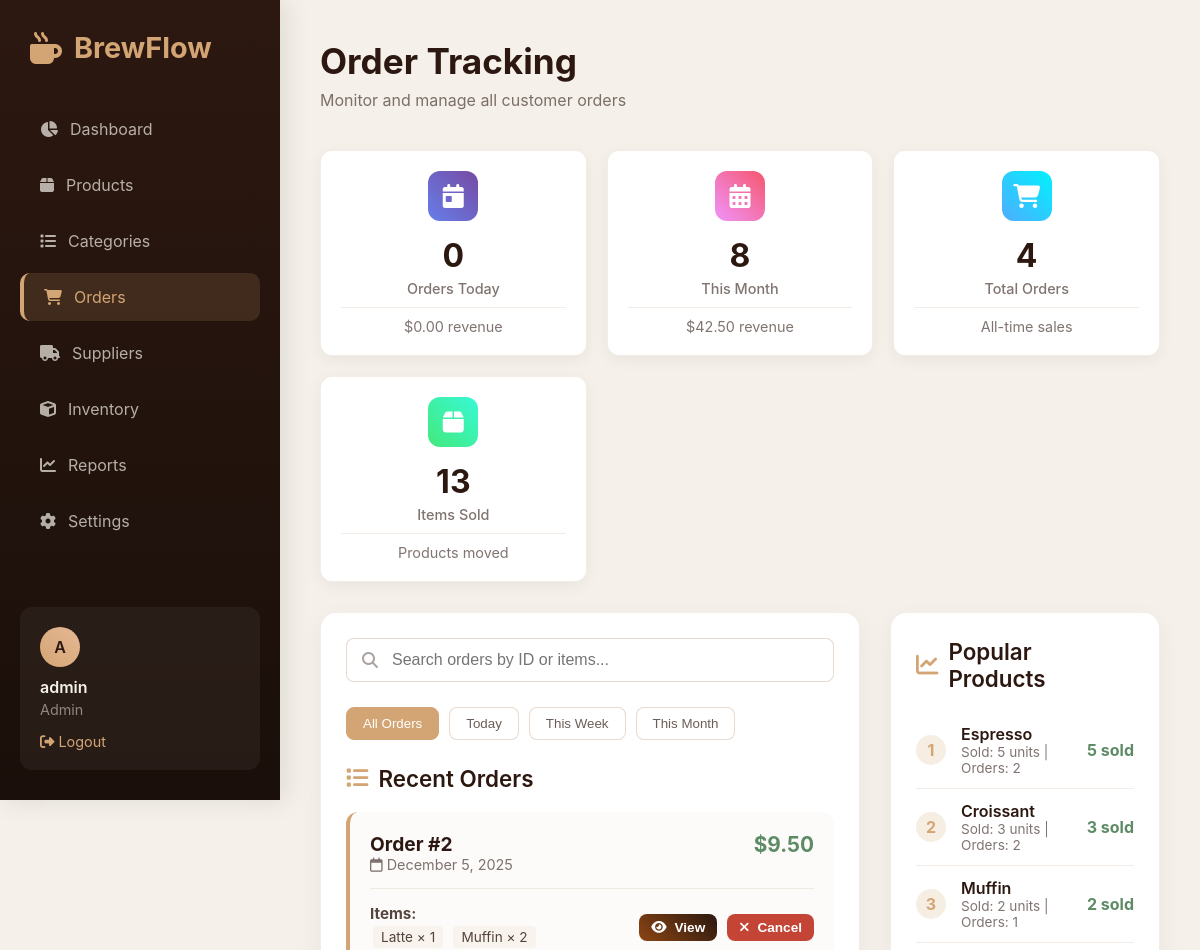
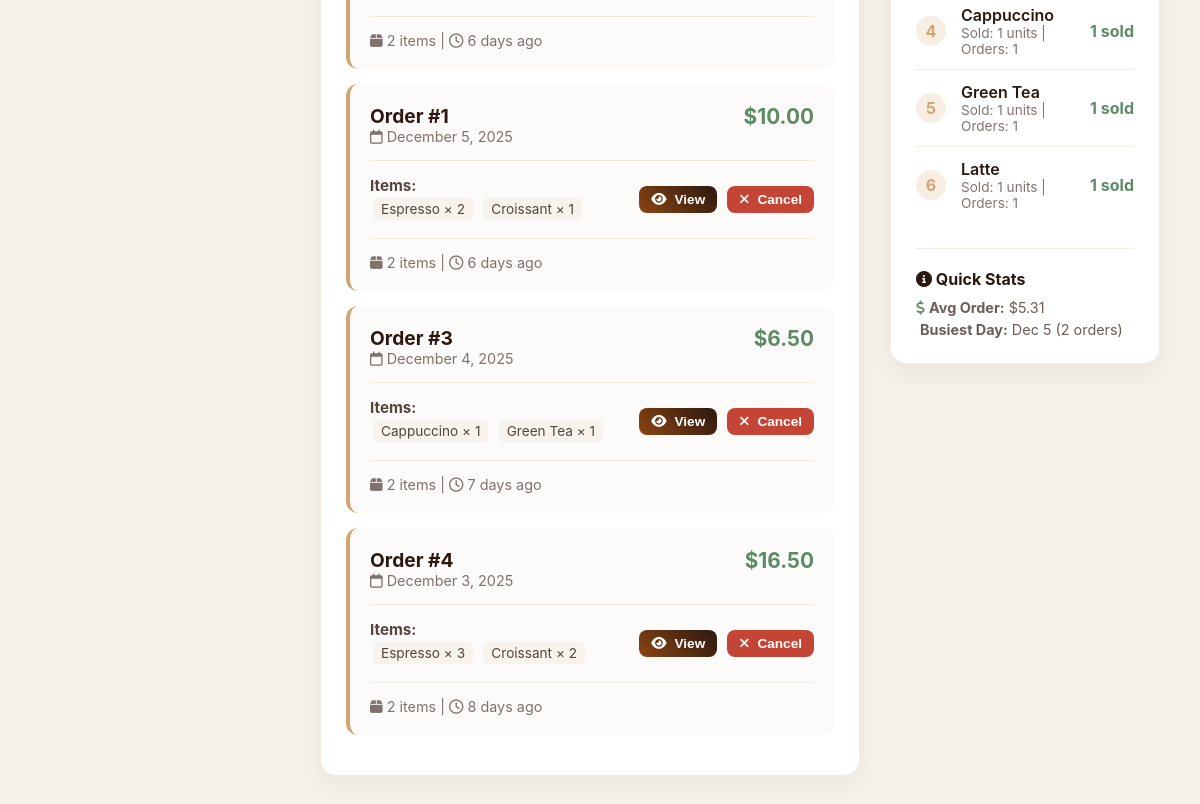
Screenshot of /orders.php (signed in) with the database file from the repository (2 pictures, top to bottom).
### tables this page shows
CREATE TABLE `Order` (
  `orderID` int(11) NOT NULL,
  `orderDate` date DEFAULT NULL,
  `customerID` int(11) DEFAULT NULL,
  `employeeID` int(11) DEFAULT NULL
);

CREATE TABLE `OrderItem` (
  `orderItemID` int(11) NOT NULL,
  `orderID` int(11) DEFAULT NULL,
  `productID` int(11) DEFAULT NULL,
  `quantity` int(11) DEFAULT NULL
);

CREATE TABLE `Product` (
  `productID` int(11) NOT NULL,
  `name` varchar(100) DEFAULT NULL,
  `description` text DEFAULT NULL,
  `price` decimal(10,2) DEFAULT NULL,
  `categoryID` int(11) DEFAULT NULL,
  `supplierID` int(11) DEFAULT NULL,
  `is_deleted` tinyint(1) DEFAULT 0,
  `is_active` tinyint(1) DEFAULT 1
);

### orders.php (the view, shortened to what this page needs)
<?php
include 'db.php';
$orders = $conn->query("
    SELECT
        o.orderID,
        o.orderDate,
        COUNT(oi.orderItemID) as item_count,
        SUM(p.price * oi.quantity) as total_amount,
        GROUP_CONCAT(CONCAT(p.name, ' (x', oi.quantity, ')') SEPARATOR ', ') as items_list
    FROM `Order` o
    LEFT JOIN OrderItem oi ON o.orderID = oi.orderID
    LEFT JOIN Product p ON oi.productID = p.productID
    GROUP BY o.orderID
    ORDER BY o.orderDate DESC, o.orderID DESC
");
$today = date('Y-m-d');
$todayOrders = $conn->query("
    SELECT COUNT(*) as count, SUM(p.price * oi.quantity) as total
    FROM `Order` o
    LEFT JOIN OrderItem oi ON o.orderID = oi.orderID
    LEFT JOIN Product p ON oi.productID = p.productID
    WHERE o.orderDate = '$today'
")->fetch_assoc();
$monthStart = date('Y-m-01');
$monthOrders = $conn->query("
    SELECT COUNT(*) as count, SUM(p.price * oi.quantity) as total
    FROM `Order` o
    LEFT JOIN OrderItem oi ON o.orderID = oi.orderID
    LEFT JOIN Product p ON oi.productID = p.productID
    WHERE o.orderDate >= '$monthStart'
")->fetch_assoc();
$popularProducts = $conn->query("
    SELECT
        p.name,
        SUM(oi.quantity) as total_sold,
        COUNT(DISTINCT oi.orderID) as order_count
    FROM OrderItem oi
    JOIN Product p ON oi.productID = p.productID
    GROUP BY oi.productID
    ORDER BY total_sold DESC
    LIMIT 10
");
?>
<!DOCTYPE html>
<html lang="en">
<head>
    <link rel="stylesheet" href="https://cdnjs.cloudflare.com/ajax/libs/font-awesome/6.4.0/css/all.min.css">
    <link rel="stylesheet" href="style.css">
</head>
<body>
    <div class="dashboard-container">
        <?php include 'sidebar.php'; ?>
        <div class="main-content">
            <div class="header">
                <div class="greeting">
                    <h1>Order Tracking</h1>
                    <p>Monitor and manage all customer orders</p>
                </div>
            </div>
            <div class="orders-stats">
                <div class="stat-box">
                    <div class="stat-icon icon-today">
                        <i class="fas fa-calendar-day"></i>
                    </div>
                    <div class="stat-value"><?php echo $todayOrders['count'] ?? 0; ?></div>
                    <div class="stat-label">Orders Today</div>
                    <div style="margin-top: 10px; padding-top: 10px; border-top: 1px solid rgba(139,69,19,0.1);">
                        <div style="font-size: 0.9rem; color: rgba(44,24,16,0.6);">
                            $<?php echo number_format($todayOrders['total'] ?? 0, 2); ?> revenue
                        </div>
                    </div>
                </div>
                <div class="stat-box">
                    <div class="stat-icon icon-month">
                        <i class="fas fa-calendar-alt"></i>
                    </div>
                    <div class="stat-value"><?php echo $monthOrders['count'] ?? 0; ?></div>
                    <div class="stat-label">This Month</div>
                    <div style="margin-top: 10px; padding-top: 10px; border-top: 1px solid rgba(139,69,19,0.1);">
                        <div style="font-size: 0.9rem; color: rgba(44,24,16,0.6);">
                            $<?php echo number_format($monthOrders['total'] ?? 0, 2); ?> revenue
                        </div>
                    </div>
                </div>
                <div class="stat-box">
                    <div class="stat-icon icon-total">
                        <i class="fas fa-shopping-cart"></i>
                    </div>
                    <div class="stat-value"><?php echo $orders->num_rows; ?></div>
                    <div class="stat-label">Total Orders</div>
                    <div style="margin-top: 10px; padding-top: 10px; border-top: 1px solid rgba(139,69,19,0.1);">
                        <div style="font-size: 0.9rem; color: rgba(44,24,16,0.6);">
                            All-time sales
                        </div>
                    </div>
                </div>
                <div class="stat-box">
                    <div class="stat-icon icon-items">
                        <i class="fas fa-box"></i>
                    </div>
                    <div class="stat-value">
                        <?php
                        $totalItems = $conn->query("SELECT SUM(quantity) as total FROM OrderItem")->fetch_assoc()['total'] ?? 0;
                        echo $totalItems;
                        ?>
                    </div>
                    <div class="stat-label">Items Sold</div>
                    <div style="margin-top: 10px; padding-top: 10px; border-top: 1px solid rgba(139,69,19,0.1);">
                        <div style="font-size: 0.9rem; color: rgba(44,24,16,0.6);">
                            Products moved
                        </div>
                    </div>
                </div>
            </div>
            <div class="orders-container">
                <div class="orders-list">
                    <div class="search-box">
                        <i class="fas fa-search"></i>
                        <input type="text" placeholder="Search orders by ID or items..." id="searchOrders">
                    </div>
                    <div class="date-filter">
                        <button onclick="filterOrders('all')" class="active">All Orders</button>
                        <button onclick="filterOrders('today')">Today</button>
                        <button onclick="filterOrders('week')">This Week</button>
                        <button onclick="filterOrders('month')">This Month</button>
                    </div>
                    <h3 class="section-title">
                        <i class="fas fa-list"></i>
                        Recent Orders
                    </h3>
                    <?php if ($orders->num_rows > 0): ?>
                        <div id="ordersList">
                            <?php while($order = $orders->fetch_assoc()):
                                $orderDetails = $conn->query("
                                    SELECT p.name, oi.quantity, p.price
                                    FROM OrderItem oi
                                    JOIN Product p ON oi.productID = p.productID
                                    WHERE oi.orderID = " . $order['orderID'] . "
                                    ORDER BY oi.orderItemID
                                ");
                            ?>
                                <div class="order-item" data-id="<?php echo $order['orderID']; ?>" data-date="<?php echo $order['orderDate']; ?>">
                                    <div class="order-header">
                                        <div>
                                            <div class="order-id">
                                                <span>Order #<?php echo $order['orderID']; ?></span>
                                            </div>
                                            <div class="order-date">
                                                <i class="far fa-calendar"></i>
                                                <?php echo date('F j, Y', strtotime($order['orderDate'])); ?>
                                            </div>
                                        </div>
                                        <div class="order-amount">
                                            $<?php echo number_format($order['total_amount'] ?? 0, 2); ?>
                                        </div>
                                    </div>
                                    <div class="order-details">
                                        <div class="order-items">
                                            <strong>Items:</strong>
                                            <?php if ($orderDetails->num_rows > 0): ?>
                                                <br>
                                                <?php while($item = $orderDetails->fetch_assoc()): ?>
                                                    <span style="display: inline-block; background: rgba(212,165,116,0.1); padding: 3px 8px; border-radius: 4px; margin: 3px; font-size: 0.85rem;">
                                                        <?php echo htmlspecialchars($item['name']); ?> × <?php echo $item['quantity']; ?>
                                                    </span>
                                                <?php endwhile; ?>
                                            <?php else: ?>
                                                <span style="color: rgba(44,24,16,0.5);">No items</span>
                                            <?php endif; ?>
                                        </div>
                                        <div class="order-actions">
                                            <button class="btn btn-sm btn-primary" onclick="viewOrderDetails(<?php echo $order['orderID']; ?>)">
                                                <i class="fas fa-eye"></i> View
                                            </button>
                                            <button class="btn btn-sm btn-error" onclick="cancelOrder(<?php echo $order['orderID']; ?>)">
                                                <i class="fas fa-times"></i> Cancel
                                            </button>
                                        </div>
                                    </div>
                                    <div style="margin-top: 15px; padding-top: 15px; border-top: 1px solid rgba(139,69,19,0.1); font-size: 0.9rem; color: rgba(44,24,16,0.6);">
                                        <i class="fas fa-box"></i> <?php echo $order['item_count']; ?> items
                                        |
                                        <i class="far fa-clock"></i>
                                        <?php
                                        $date = new DateTime($order['orderDate']);
                                        $now = new DateTime();
                                        $interval = $date->diff($now);
                                        if ($interval->y > 0) {
                                            echo $interval->y . ' year' . ($interval->y > 1 ? 's' : '') . ' ago';
                                        } elseif ($interval->m > 0) {
                                            echo $interval->m . ' month' . ($interval->m > 1 ? 's' : '') . ' ago';
                                        } elseif ($interval->d > 0) {
                                            echo $interval->d . ' day' . ($interval->d > 1 ? 's' : '') . ' ago';
                                        } elseif ($interval->h > 0) {
                                            echo $interval->h . ' hour' . ($interval->h > 1 ? 's' : '') . ' ago';
                                        } elseif ($interval->i > 0) {
                                            echo $interval->i . ' minute' . ($interval->i > 1 ? 's' : '') . ' ago';
                                        } else {
                                            echo 'Just now';
                                        }
                                        ?>
                                    </div>
                                </div>
                            <?php endwhile; ?>
                        </div>
                    <?php endif; ?>
                </div>
                <div class="popular-products">
                    <h3 class="section-title">
                        <i class="fas fa-chart-line"></i>
                        Popular Products
                    </h3>
                    <?php if ($popularProducts->num_rows > 0): ?>
                        <div id="popularProductsList">
                            <?php $rank = 1; ?>
                            <?php while($product = $popularProducts->fetch_assoc()): ?>
                                <div class="product-rank">
                                    <div class="rank-number"><?php echo $rank; ?></div>
                                    <div class="product-info">
                                        <div class="product-name"><?php echo htmlspecialchars($product['name']); ?></div>
                                        <div class="product-stats">
                                            Sold: <?php echo $product['total_sold']; ?> units |
                                            Orders: <?php echo $product['order_count']; ?>
                                        </div>
                                    </div>
                                    <div class="product-sales">
                                        <?php echo $product['total_sold']; ?> sold
                                    </div>
                                </div>
                                <?php $rank++; ?>
                            <?php endwhile; ?>
                        </div>
                    <?php endif; ?>
                    <div style="margin-top: 25px; padding-top: 20px; border-top: 1px solid rgba(139,69,19,0.1);">
                        <h4 style="color: var(--primary); margin-bottom: 10px;">
                            <i class="fas fa-info-circle"></i> Quick Stats
                        </h4>
                        <?php
                        $avgOrderValue = $conn->query("
                            SELECT AVG(p.price * oi.quantity) as avg_value
                            FROM OrderItem oi
                            JOIN Product p ON oi.productID = p.productID
                        ")->fetch_assoc()['avg_value'];
                        $busiestDay = $conn->query("
                            SELECT orderDate, COUNT(*) as order_count
                            FROM `Order`
                            GROUP BY orderDate
                            ORDER BY order_count DESC
                            LIMIT 1
                        ")->fetch_assoc();
                        ?>
                        <div style="font-size: 0.9rem; color: rgba(44,24,16,0.7);">
                            <div style="margin-bottom: 5px;">
                                <i class="fas fa-dollar-sign" style="color: var(--success);"></i>
                                <strong>Avg Order:</strong> $<?php echo number_format($avgOrderValue ?? 0, 2); ?>
                            </div>
                            <?php if ($busiestDay): ?>
                                <div>
                                    <strong>Busiest Day:</strong>
                                    <?php echo date('M j', strtotime($busiestDay['orderDate'])); ?>
                                    (<?php echo $busiestDay['order_count']; ?> orders)
                                </div>
                            <?php endif; ?>
                        </div>
                    </div>
                </div>
            </div>
        </div>
    </div>
</body>
</html>

### rows the page displays
order: orderID "2", orderDate "December 5, 2025", total_amount "9.50", item_count "2", orderDate "6", shows "s"
orderitem: productID.name "Latte", quantity "1"
orderitem: productID.name "Muffin", quantity "2"
order: orderID "1", orderDate "December 5, 2025", total_amount "10.00", item_count "2", orderDate "6", shows "s"
orderitem: productID.name "Espresso", quantity "2"
orderitem: productID.name "Croissant", quantity "1"
order: orderID "3", orderDate "December 4, 2025", total_amount "6.50", item_count "2", orderDate "7", shows "s"
orderitem: productID.name "Cappuccino", quantity "1"
orderitem: productID.name "Green Tea", quantity "1"
order: orderID "4", orderDate "December 3, 2025", total_amount "16.50", item_count "2", orderDate "8", shows "s"
orderitem: productID.name "Espresso", quantity "3"
orderitem: productID.name "Croissant", quantity "2"

### other values shown
substr($_SESSION['user'] ?? 'A', 0, 1) "A"
$_SESSION['user'] "admin"
$_SESSION['role'] "Admin"
$todayOrders['count'] "0"
$todayOrders['total'] "0.00"
$monthOrders['count'] "8"
$monthOrders['total'] "42.50"
$orders->num_rows "4"
$totalItems "13"
$product['name'] "Espresso"
$product['total_sold'] "5"
$product['order_count'] "2"
$product['name'] "Croissant"
$product['total_sold'] "3"
$product['name'] "Muffin"
